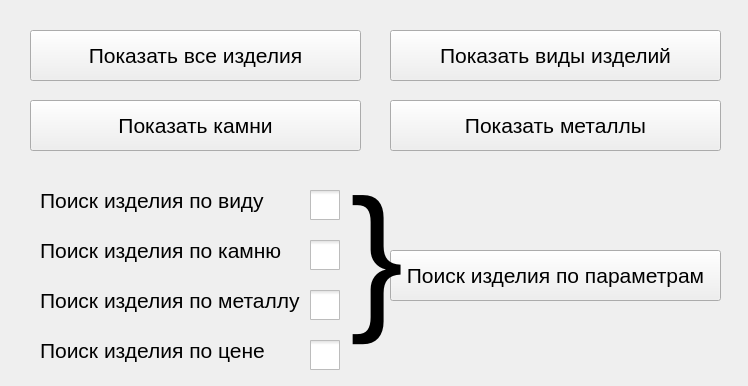
<?xml version="1.0" encoding="UTF-8"?>
<ui version="4.0">
 <class>CustomerClass</class>
 <widget class="QWidget" name="CustomerClass">
  <property name="geometry">
   <rect>
    <x>0</x>
    <y>0</y>
    <width>748</width>
    <height>386</height>
   </rect>
  </property>
  <property name="windowTitle">
   <string>Покупатель</string>
  </property>
  <widget class="QPushButton" name="products_btn">
   <property name="geometry">
    <rect>
     <x>30</x>
     <y>30</y>
     <width>331</width>
     <height>51</height>
    </rect>
   </property>
   <property name="font">
    <font>
     <pointsize>16</pointsize>
    </font>
   </property>
   <property name="mouseTracking">
    <bool>false</bool>
   </property>
   <property name="text">
    <string>Показать все изделия</string>
   </property>
   <property name="checkable">
    <bool>false</bool>
   </property>
  </widget>
  <widget class="QPushButton" name="product_types_btn">
   <property name="geometry">
    <rect>
     <x>390</x>
     <y>30</y>
     <width>331</width>
     <height>51</height>
    </rect>
   </property>
   <property name="font">
    <font>
     <pointsize>16</pointsize>
    </font>
   </property>
   <property name="mouseTracking">
    <bool>false</bool>
   </property>
   <property name="text">
    <string>Показать виды изделий</string>
   </property>
   <property name="checkable">
    <bool>false</bool>
   </property>
  </widget>
  <widget class="QCheckBox" name="price_check">
   <property name="geometry">
    <rect>
     <x>310</x>
     <y>340</y>
     <width>31</width>
     <height>31</height>
    </rect>
   </property>
   <property name="styleSheet">
    <string notr="true">QCheckBox::indicator {
    width: 30px;
    height: 30px;
}</string>
   </property>
   <property name="text">
    <string/>
   </property>
   <property name="checked">
    <bool>false</bool>
   </property>
  </widget>
  <widget class="QPushButton" name="stones_btn">
   <property name="geometry">
    <rect>
     <x>30</x>
     <y>100</y>
     <width>331</width>
     <height>51</height>
    </rect>
   </property>
   <property name="font">
    <font>
     <pointsize>16</pointsize>
    </font>
   </property>
   <property name="mouseTracking">
    <bool>false</bool>
   </property>
   <property name="text">
    <string>Показать камни</string>
   </property>
   <property name="checkable">
    <bool>false</bool>
   </property>
  </widget>
  <widget class="QCheckBox" name="metal_check">
   <property name="geometry">
    <rect>
     <x>310</x>
     <y>290</y>
     <width>31</width>
     <height>31</height>
    </rect>
   </property>
   <property name="styleSheet">
    <string notr="true">QCheckBox::indicator {
    width: 30px;
    height: 30px;
}</string>
   </property>
   <property name="text">
    <string/>
   </property>
   <property name="checked">
    <bool>false</bool>
   </property>
  </widget>
  <widget class="QPushButton" name="metal_btn">
   <property name="geometry">
    <rect>
     <x>390</x>
     <y>100</y>
     <width>331</width>
     <height>51</height>
    </rect>
   </property>
   <property name="font">
    <font>
     <pointsize>16</pointsize>
    </font>
   </property>
   <property name="mouseTracking">
    <bool>false</bool>
   </property>
   <property name="text">
    <string>Показать металлы</string>
   </property>
   <property name="checkable">
    <bool>false</bool>
   </property>
  </widget>
  <widget class="QPushButton" name="param_search_btn">
   <property name="geometry">
    <rect>
     <x>390</x>
     <y>250</y>
     <width>331</width>
     <height>51</height>
    </rect>
   </property>
   <property name="font">
    <font>
     <pointsize>16</pointsize>
    </font>
   </property>
   <property name="mouseTracking">
    <bool>false</bool>
   </property>
   <property name="text">
    <string>Поиск изделия по параметрам</string>
   </property>
   <property name="checkable">
    <bool>false</bool>
   </property>
  </widget>
  <widget class="QCheckBox" name="type_check">
   <property name="geometry">
    <rect>
     <x>310</x>
     <y>190</y>
     <width>31</width>
     <height>31</height>
    </rect>
   </property>
   <property name="styleSheet">
    <string notr="true">QCheckBox::indicator {
    width: 30px;
    height: 30px;
}</string>
   </property>
   <property name="text">
    <string/>
   </property>
   <property name="checked">
    <bool>false</bool>
   </property>
  </widget>
  <widget class="QCheckBox" name="stone_check">
   <property name="geometry">
    <rect>
     <x>310</x>
     <y>240</y>
     <width>31</width>
     <height>31</height>
    </rect>
   </property>
   <property name="styleSheet">
    <string notr="true">QCheckBox::indicator {
    width: 30px;
    height: 30px;
}</string>
   </property>
   <property name="text">
    <string/>
   </property>
   <property name="checked">
    <bool>false</bool>
   </property>
  </widget>
  <widget class="QLabel" name="label_2">
   <property name="geometry">
    <rect>
     <x>40</x>
     <y>180</y>
     <width>251</width>
     <height>41</height>
    </rect>
   </property>
   <property name="font">
    <font>
     <pointsize>16</pointsize>
    </font>
   </property>
   <property name="text">
    <string>Поиск изделия по виду</string>
   </property>
  </widget>
  <widget class="QLabel" name="label_3">
   <property name="geometry">
    <rect>
     <x>40</x>
     <y>230</y>
     <width>251</width>
     <height>41</height>
    </rect>
   </property>
   <property name="font">
    <font>
     <pointsize>16</pointsize>
    </font>
   </property>
   <property name="text">
    <string>Поиск изделия по камню</string>
   </property>
  </widget>
  <widget class="QLabel" name="label_4">
   <property name="geometry">
    <rect>
     <x>40</x>
     <y>280</y>
     <width>261</width>
     <height>41</height>
    </rect>
   </property>
   <property name="font">
    <font>
     <pointsize>16</pointsize>
    </font>
   </property>
   <property name="text">
    <string>Поиск изделия по металлу</string>
   </property>
  </widget>
  <widget class="QLabel" name="label_5">
   <property name="geometry">
    <rect>
     <x>40</x>
     <y>330</y>
     <width>261</width>
     <height>41</height>
    </rect>
   </property>
   <property name="font">
    <font>
     <pointsize>16</pointsize>
    </font>
   </property>
   <property name="text">
    <string>Поиск изделия по цене</string>
   </property>
  </widget>
  <widget class="QLabel" name="label_6">
   <property name="geometry">
    <rect>
     <x>350</x>
     <y>160</y>
     <width>51</width>
     <height>191</height>
    </rect>
   </property>
   <property name="font">
    <font>
     <pointsize>120</pointsize>
    </font>
   </property>
   <property name="text">
    <string>}</string>
   </property>
  </widget>
 </widget>
 <resources/>
 <connections/>
</ui>
